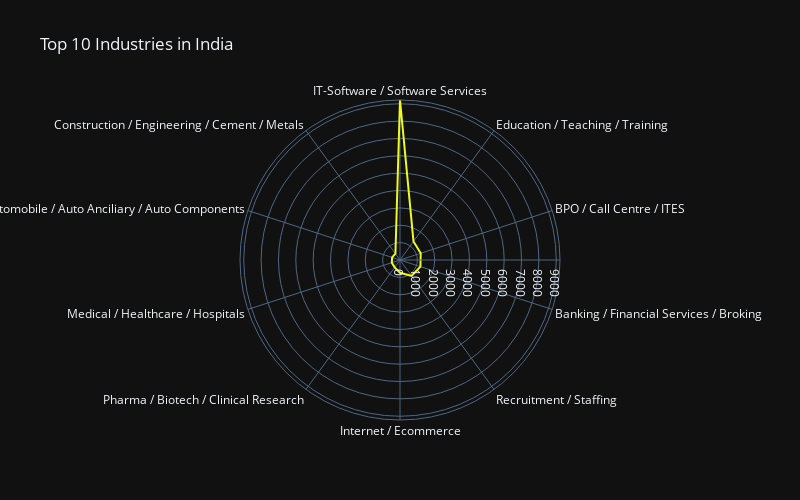

This figure's notebook cell:
### Code cell
# Plot of Industries.
px.line_polar(ind_Category, r=' Number of Industry', theta='Industry', line_close=True, title='Top 10 Industries in India', color_discrete_sequence=px.colors.sequential.Plasma_r, template="plotly_dark", width=800, height=500)

### Figure 1 — Plotly figure (JSON) as saved in the notebook; plotly's stock layout.template omitted (floating-point values rounded to 4 significant figures)
{"data": [{"hovertemplate": " Number of Industry=%{r}<br>Industry=%{theta}<extra></extra>", "legendgroup": "", "line": {"color": "#f0f921", "dash": "solid"}, "marker": {"symbol": "circle"}, "mode": "lines", "name": "", "r": [9216, 1322, 1254, 1238, 1129, 738, 525, 495, 478, 449, 9216], "showlegend": false, "subplot": "polar", "theta": ["IT-Software / Software Services", "Education / Teaching / Training", "BPO / Call Centre / ITES", "Banking / Financial Services / Broking", "Recruitment / Staffing", "Internet / Ecommerce", "Pharma / Biotech / Clinical Research", "Medical / Healthcare / Hospitals", "Automobile / Auto Anciliary / Auto Components", "Construction / Engineering / Cement / Metals", "IT-Software / Software Services"], "type": "scatterpolar"}], "layout": {"height": 500, "legend": {"tracegroupgap": 0}, "polar": {"angularaxis": {"direction": "clockwise", "rotation": 90}, "domain": {"x": [0, 1], "y": [0, 1]}}, "title": {"text": "Top 10 Industries in India"}, "width": 800}}
